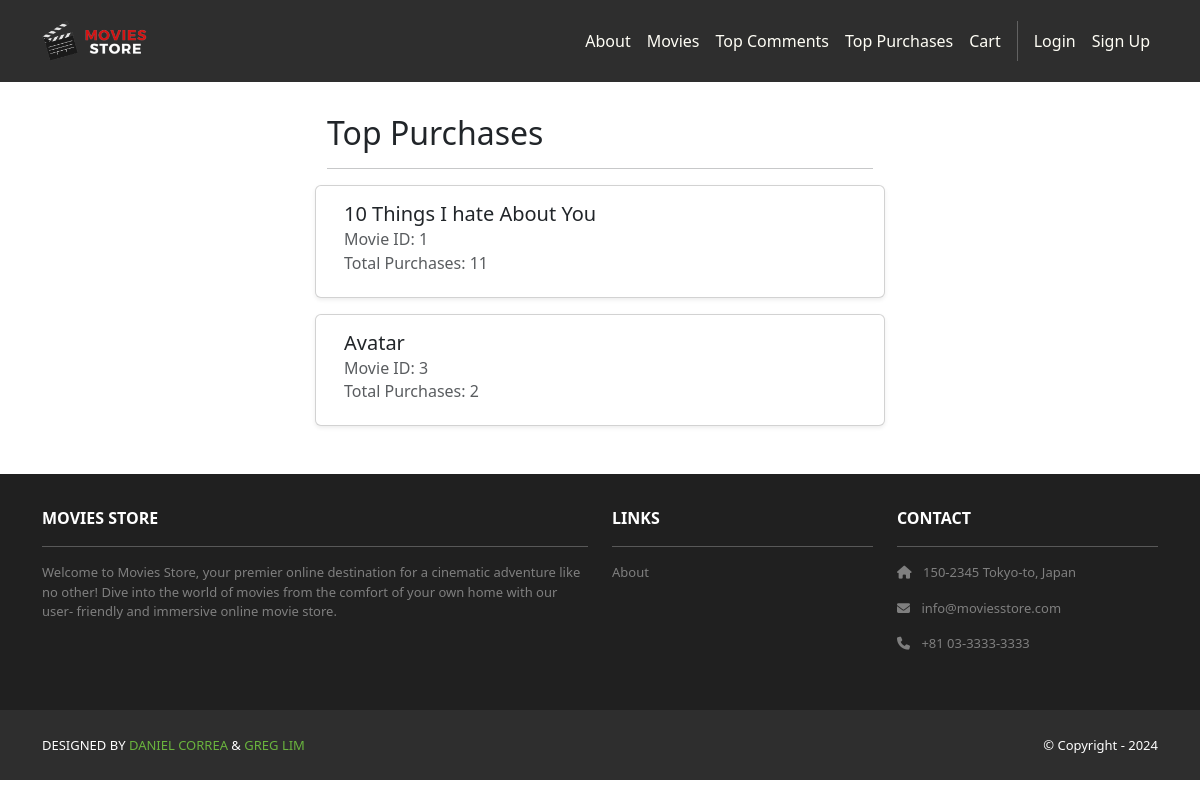
Page /cart/toppurchases/ on the committed database.
### movies/models.py (models this page shows, shortened)
class Movie(models.Model):
    id = models.AutoField(primary_key=True)
    name = models.CharField(max_length=255)
    price = models.IntegerField()
    description = models.TextField()
    image = models.ImageField(upload_to="movie_images")

### cart/views.py (the view)
# urls.py: path('toppurchases/', views.top_purchases, name='cart.top_purchases'),
def top_purchases(request):
    template_data = {}
    template_data['title'] = 'Top Purchases'
    top_movies = (
        Item.objects
        .values('movie__id', 'movie__name')  # group by movie
        .annotate(total_quantity=Sum('quantity'))  # sum all quantities purchased
        .order_by('-total_quantity')[:10]  # top 10
    )
    template_data['top_movies'] = top_movies
    return render(request, 'cart/top_purchases.html', {'template_data' : template_data})

### cart/templates/cart/top_purchases.html
{% extends 'base.html' %}
{% block content %}
{% load static %}
<div class="p-3">
    <div class="container">
        <div class="row mt-3">
            <div class="col-md-6 mx-auto mb-3">
                <h2>{{ template_data.title }}</h2>
                <hr />
                <div class="row">
                    {% for movie in template_data.top_movies %}
                    <div class="card mb-3 shadow-sm">
                        <div class="card-body">
                            <h5 class="card-title">{{ movie.movie__name }}</h5>
                            <h6 class="card-subtitle mb-2 text-muted">Movie ID: {{ movie.movie__id }}</h6>
                            <h6 class="card-subtitle mb-2 text-muted">
                                Total Purchases: {{ movie.total_quantity }}
                            </h6>
                        </div>
                    </div>
                    {% empty %}
                    <p>No purchases yet.</p>
                    {% endfor %}
                </div>
            </div>
        </div>
    </div>
</div>
{% endblock content %}

### rows in the picture
Movie: movie__name "10 Things I hate About You", movie__id "1", total_quantity "11"
Movie: movie__name "Avatar", movie__id "3", total_quantity "2"

### other values in the picture
{{ template_data.title }} "Top Purchases"
